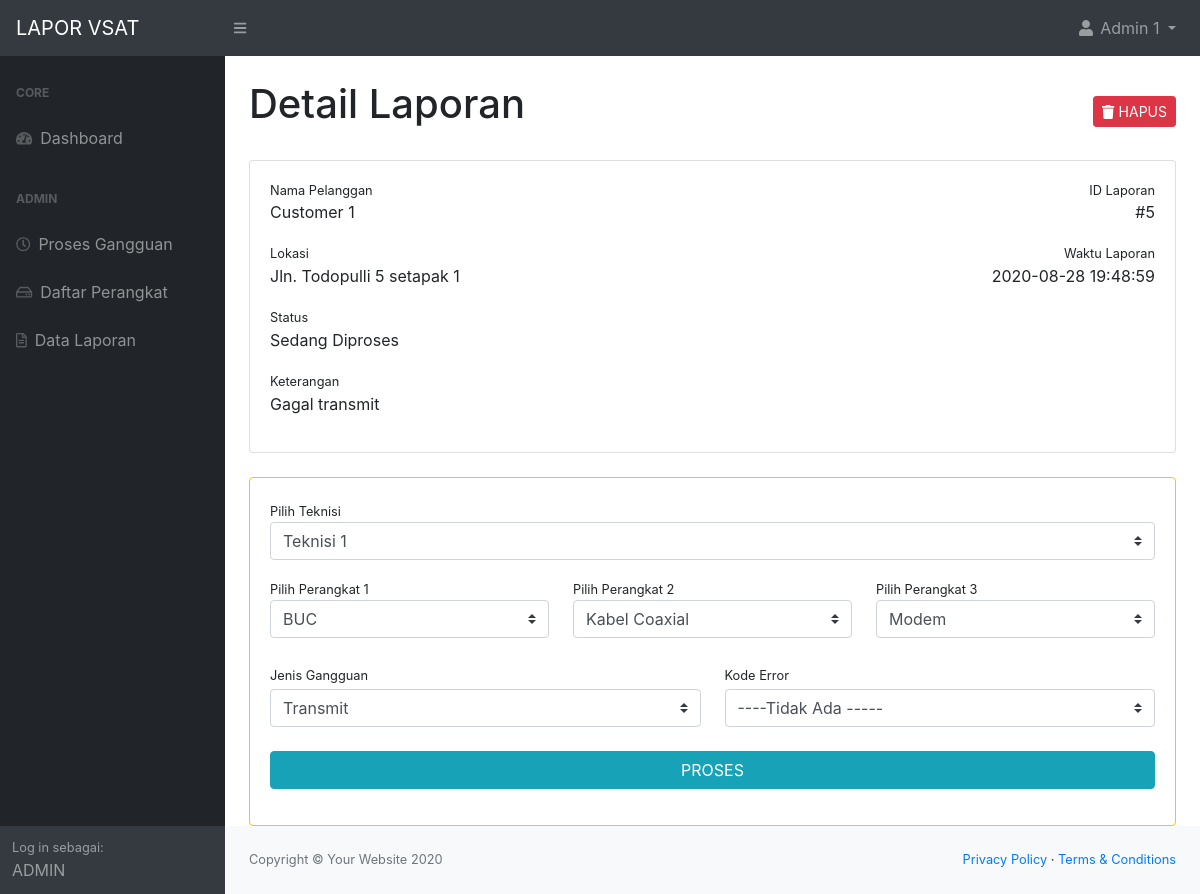
Screenshot of /detail.php?id=5 (signed in) with the database file from the repository.
### tables this page shows
CREATE TABLE `user` (
  `user_id` int(6) NOT NULL,
  `nama` varchar(50) NOT NULL,
  `email` varchar(50) NOT NULL,
  `hp` varchar(30) NOT NULL,
  `role` varchar(20) NOT NULL,
  `pass` varchar(50) NOT NULL,
  `telegram_id` varchar(30) NOT NULL
);

CREATE TABLE `report` (
  `report_id` int(10) NOT NULL,
  `customer_id` int(6) NOT NULL,
  `lokasi` varchar(100) NOT NULL,
  `keterangan` varchar(300) NOT NULL,
  `waktu_lapor` datetime NOT NULL,
  `stat` varchar(20) NOT NULL,
  `admin_id` int(6) NOT NULL DEFAULT 0,
  `jenis` varchar(100) DEFAULT NULL,
  `error_id` int(3) NOT NULL,
  `device_id` int(4) NOT NULL DEFAULT 0,
  `device2_id` int(6) NOT NULL DEFAULT 0,
  `device3_id` int(6) NOT NULL DEFAULT 0,
  `teknisi_id` int(11) NOT NULL DEFAULT 0,
  `tindakan` varchar(200) DEFAULT NULL,
  `sinyal` int(5) DEFAULT NULL,
  `terdampak` varchar(50) DEFAULT NULL,
  `gambar` varchar(50) DEFAULT NULL,
  `waktu_selesai` datetime DEFAULT NULL
);

CREATE TABLE `device` (
  `device_id` int(11) NOT NULL,
  `device_name` varchar(100) NOT NULL
);

### access/session.php (called while the page is built, shortened)
<?php
   include('db_access.php');
   if(!isset($_SESSION['login_email'])){
      header("location:login.php");
      die();
   }else{
      $email_check = $_SESSION['login_email'];
      $ses_sql = mysqli_query($conn,"select * from user where email = '".$email_check."'");
      $row = mysqli_fetch_array($ses_sql,MYSQLI_ASSOC);
      $nama_session = $row['nama'];
      $role_session = $row['role'];
   }
?>

### detail.php (the view, shortened to what this page needs)
<?php include('access/session.php');
if(!isset($_GET['id'])){
    header("location:index.php");
}else{
    if($role_session === 'admin'){
        $report_sql = mysqli_query($conn,"SELECT cust.nama as 'nama_cust', admin.nama as 'nama_admin' , report.*
        FROM user cust, user admin, report
        WHERE report.customer_id = cust.user_id AND
        (report.admin_id = admin.user_id OR report.admin_id = 0) AND
        report.report_id = '".$_GET['id']."' GROUP BY report_id");
    }
    $report = mysqli_fetch_array($report_sql,MYSQLI_ASSOC);
}
?>
<!DOCTYPE html>
<html lang="en">
    <head>
        <?php include('partials/head.php'); ?>
    </head>
    <body>
        <?php include('partials/topbar.php'); ?>
        <div id="layoutSidenav">
            <?php include('partials/sidebar.php'); ?>
            <div id="layoutSidenav_content">
                <main>
                    <div class="container-fluid">
                        <div class="row mt-4">
                            <div class="col-md-8">
                                <h1>Detail Laporan</h1>
                            </div>
                            <?php
                                if($role_session === 'admin'){
                                echo '<div class="col-md-4 text-md-right">
                                        <a href="access/delete_report.php?id='.$report['report_id'].'" class="btn btn-danger mt-3 btn-sm"><i class="fas fa-trash"></i> HAPUS</a>
                                    </div>';
                                }
                            ?>
                        </div>
                        <div class="card mt-4">
                            <div class="card-body">
                                <div class="d-flex w-100 justify-content-between">
                                    <small>Nama Pelanggan</small>
                                    <small>ID Laporan</small>
                                </div>
                                <div class="d-flex w-100 justify-content-between">
                                    <p><?php echo $report['nama_cust']; ?></p>
                                    <p>#<?php echo $report['report_id']; ?></p>
                                </div>
                                <div class="row">
                                    <div class="col-md-8">
                                        <small>Lokasi</small>
                                        <p><?php echo $report['lokasi']; ?></p>
                                    </div>
                                    <div class="col-md-4 text-md-right">
                                        <small>Waktu Laporan</small>
                                        <p><?php echo $report['waktu_lapor']; ?></p>
                                    </div>
                                </div>
                                <small>Status</small>
                                <p>
                                    <?php echo $report['stat'];?>
                                </p>
                                <small>Keterangan</small>
                                <p><?php echo $report['keterangan']; ?></p>
                            </div>
                        </div>
                        <?php
                            if($role_session == 'admin' && $report['stat'] != 'Selesai'){
                                echo '<div class="card border-warning mt-4">
                                        <div class="card-body">
                                            <div class="row">
                                                <div class="col-md-12 mb-3">
                                                    <small>Pilih Teknisi</small>
                                                    <select form="reportForm" name="teknisi" class="custom-select"> ';
                                $load = mysqli_query($conn, "SELECT * FROM user WHERE role = 'teknisi' ORDER BY user_id");
                                while ($row = mysqli_fetch_array($load)){
                                    echo '<option value="'.$row['user_id'].'"';
                                    if($report['teknisi_id'] == $row['user_id']){
                                        echo ' selected ';
                                    }
                                    echo '>'.$row['nama'].'</option>';
                                }
                                echo ' </select>
                                    </div>
                                    <div class="col-md-4 mb-3">
                                        <small>Pilih Perangkat 1</small>
                                        <select form="reportForm" name="device" class="custom-select">
                                        <option value="0">----Tidak Ada----</option>';
                                $load = mysqli_query($conn, "SELECT * FROM device ORDER BY device_name");
                                while ($row = mysqli_fetch_array($load)){
                                    echo '<option value="'.$row['device_id'].'"';
                                    if($report['device_id'] == $row['device_id']){
                                        echo ' selected ';
                                    }
                                    echo '>'.$row['device_name'].'</option>';
                                }
                                echo ' </select>
                                </div>
                                <div class="col-md-4 mb-3">
                                    <small>Pilih Perangkat 2</small>
                                    <select form="reportForm" name="device2" class="custom-select">
                                    <option value="0">----Tidak Ada----</option>';
                                $load = mysqli_query($conn, "SELECT * FROM device ORDER BY device_name");
                                while ($row = mysqli_fetch_array($load)){
                                    echo '<option value="'.$row['device_id'].'"';
                                    if($report['device2_id'] == $row['device_id']){
                                        echo ' selected ';
                                    }
                                    echo '>'.$row['device_name'].'</option>';
                                }
                                echo ' </select>
                                </div>
                                <div class="col-md-4 mb-3">
                                    <small>Pilih Perangkat 3</small>
                                    <select form="reportForm" name="device3" class="custom-select">
                                    <option value="0">----Tidak Ada----</option>';
                                $load = mysqli_query($conn, "SELECT * FROM device ORDER BY device_name");
                                while ($row = mysqli_fetch_array($load)){
                                    echo '<option value="'.$row['device_id'].'"';
                                    if($report['device3_id'] == $row['device_id']){
                                        echo ' selected ';
                                    }
                                    echo '>'.$row['device_name'].'</option>';
                                }
                                echo '</select>
                                                </div>
                                            </div>
                                            <form action="access/report_update.php" method="post" id="reportForm">
                                                <input type="hidden" name="user_id" value="'.$id_session.'">
                                                <input type="hidden" name="role" value="'.$role_session.'">
                                                <input type="hidden" name="report_id" value="'.$report['report_id'].'">
                                                <div class="row mt-2">
                                                    <div class="form-group col-md-6">
                                                        <label class="small mb-1" for="exampleFormControlTextarea1">Jenis Gangguan</label>
                                                        <select name="jenis" class="custom-select" id="jenisSel">
                                                        <option value="Transmit" ';
                                                        if($report['jenis'] == "Transmit") {echo 'selected';}
                                                        echo '>Transmit</option>
                                                        <option value="Receive" ';
                                                        if($report['jenis'] == "Receive") {echo 'selected';}
                                                        echo '>Receive</option>
                                                        <option value="Fisik" ';
                                                        if($report['jenis'] == "Fisik") {echo 'selected';}
                                                        echo '>Fisik</option>
                                                        </select>
                                                    </div>
                                                    <div class="form-group col-md-6">
                                                        <label class="small mb-1" for="exampleFormControlTextarea1">Kode Error</label>
                                                        <select name="kode_error" class="custom-select" id="errorSel">
                                                            <option value="0">----Tidak Ada -----</option>
                                                        </select>
                                                    </div>
                                                </div>
                                                <div class="row mt-2">
                                                    <div class="form-group col-12">
                                                        <button type="submit" class="btn btn-info btn-block">PROSES</button>
                                                    </div>
                                                </div>
                                            </form>
                                        </div>
                                    </div> ';
                            }
                        ?>
                    </div>
                </main>
                <?php include('partials/footer.php'); ?>
            </div>
        </div>
    </body>
</html>

### partials/topbar.php (shortened to what this page needs)
<nav class="sb-topnav navbar navbar-expand navbar-dark bg-dark">
    <a class="navbar-brand" href="index.php">LAPOR VSAT</a>
    <button class="btn btn-link btn-sm order-1 order-lg-0" id="sidebarToggle" href="#"><i class="fas fa-bars"></i></button>
    <ul class="navbar-nav ml-auto ml-md-0 ">
        <li class="nav-item dropdown">
            <a class="nav-link dropdown-toggle" id="userDropdown" href="#" role="button" data-toggle="dropdown" aria-haspopup="true" aria-expanded="false"><i class="fas fa-user fa-fw"></i> <?php echo $nama_session; ?> </a>
        </li>
    </ul>
</nav>

### partials/sidebar.php
<div id="layoutSidenav_nav">
    <nav class="sb-sidenav accordion sb-sidenav-dark" id="sidenavAccordion">
        <div class="sb-sidenav-menu">
            <div class="nav">
                <div class="sb-sidenav-menu-heading">Core</div>
                <a class="nav-link" href="index.php">
                    <div class="sb-nav-link-icon"><i class="fas fa-tachometer-alt"></i></div>
                    Dashboard
                </a>
                <?php
                    if($role_session == "customer"){
                        echo '<div class="sb-sidenav-menu-heading">Customer</div>
                        <a class="nav-link" href="lapor.php">
                            <div class="sb-nav-link-icon"><i class="fas fa-plus"></i></div>
                            Lapor Gangguan
                        </a>
                        <a class="nav-link" href="histori.php">
                            <div class="sb-nav-link-icon"><i class="far fa-file-alt"></i></div>
                            Histori
                        </a>';
                    }else if($role_session == "admin"){
                        echo '<div class="sb-sidenav-menu-heading">Admin</div>
                        <a class="nav-link" href="proses.php">
                            <div class="sb-nav-link-icon"><i class="far fa-clock"></i></div>
                            Proses Gangguan
                        </a>
                        <a class="nav-link" href="perangkat.php">
                            <div class="sb-nav-link-icon"><i class="far fa-hdd"></i></div>
                            Daftar Perangkat
                        </a>
                        <a class="nav-link" href="laporan.php">
                        <div class="sb-nav-link-icon"><i class="far fa-file-alt"></i></div>
                            Data Laporan
                        </a>';
                    }else if($role_session == "teknisi"){
                        echo '<div class="sb-sidenav-menu-heading">Teknisi</div>
                        <a class="nav-link" href="proses.php">
                            <div class="sb-nav-link-icon"><i class="far fa-file"></i></div>
                            Proses Gangguan
                        </a>
                        <a class="nav-link" href="laporan.php">
                            <div class="sb-nav-link-icon"><i class="far fa-file-alt"></i></div>
                            Data Laporan
                        </a>';
                    }else if($role_session == "superuser"){
                        echo '<div class="sb-sidenav-menu-heading">User</div>
                        <a class="nav-link" href="user.php">
                            <div class="sb-nav-link-icon"><i class="far fa-file"></i></div>
                            User
                        </a>';
                    }
                ?>
            </div>
        </div>
        <div class="sb-sidenav-footer">
            <div class="small">Log in sebagai:</div>
            <?php echo strtoupper($role_session); ?>
        </div>
    </nav>
</div>

### rows the page displays
user: nama "Admin 1", role "ADMIN"
user: nama "Customer 1", report.report_id "5", report.lokasi "Jln. Todopulli 5 setapak 1", report.waktu_lapor "2020-08-28 19:48:59", report.stat "Sedang Diproses", report.keterangan "Gagal transmit"
report: teknisi "Teknisi 1", device "BUC", device2 "Kabel Coaxial", device3 "Modem", jenis "Transmit"
